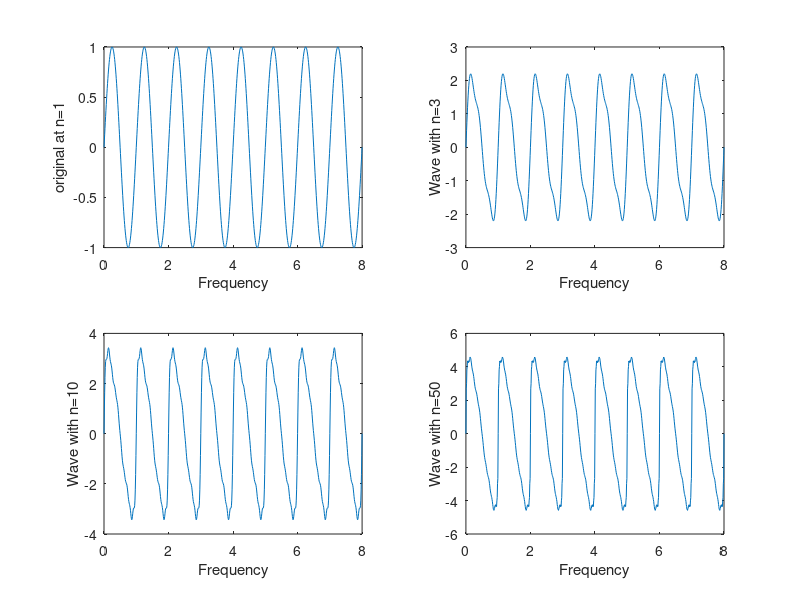

Source code (MATLAB):
t=0:0.01:8;
f=1;
w=2*f*pi;
x=0;
x=(1./1)*sin(1*w*t);
subplot(2,2,1);
plot(t,x);
xlabel('Frequency');
ylabel('original at n=1');

for n=1:3
x=x+(1./n)*sin(n*w*t);
end
subplot(2,2,2);
plot(t,x);
xlabel('Frequency');
ylabel('Wave with n=3');

for n=1:10
x=x+(1./n)*sin(n*w*t);
end
subplot(2,2,3);
plot(t,x);
xlabel('Frequency');
ylabel('Wave with n=10');

for n=1:50
x=x+(1./n)*sin(n*w*t);
end
subplot(2,2,4);
plot(t,x);
xlabel('Frequency');
ylabel('Wave with n=50');